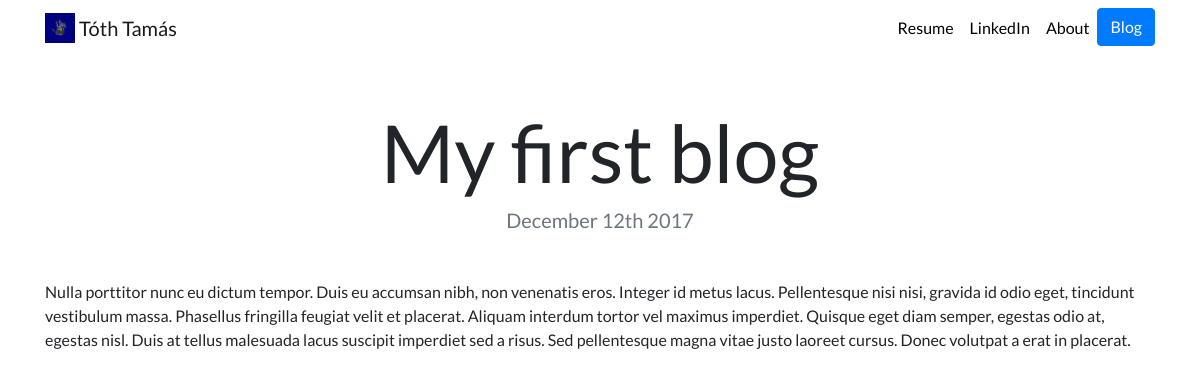
Page /blog/7/ on the committed database.
### blog/models.py (models this page shows, shortened)
class Blog(models.Model):
    title = models.CharField(max_length=200)
    description = models.TextField()
    date = models.DateField()

### blog/views.py (the view)
# urls.py: path('<int:blog_id>/', views.detail, name="detail" ),
def detail(request, blog_id):
    blog = get_object_or_404(Blog, pk=blog_id)
    return render(request, 'blog/detail.html', {'blog':blog})

### blog/templates/blog/detail.html
{% extends "portfolio/base.html" %}
{% load static %}
{% block content %}
<h1 class="text-center mt-5" id="blogdetailtitle">{{ blog.title }}</h1>
<h5 class="text-center text-muted mb-5">{{ blog.date|date:'F jS Y' }}</h5>
{{ blog.description|safe }}
{% endblock %}

### portfolio/static/portfolio/custom.css (style rules this page uses)
body { font-family: 'Lato', sans-serif; }
@media (min-width: 992px) { #blogdetailtitle { font-size: 5rem; } }

### rows in the picture
Blog: title "My first blog", date "December 12th 2017", description "Nulla porttitor nunc eu dictum tempor. Duis eu accumsan nibh, non venenatis eros. Integer id metus lacus. Pellentesque nisi nisi, gravida id odio eget, tincidunt vestibulum massa. Phasellus fringilla feugiat velit et placerat. Aliquam interdum tortor vel maximus imperdiet. Quisque eget diam semper, egestas odio at, egestas nisl. Duis at tellus malesuada lacus suscipit imperdiet sed a risus. Sed pellentesque magna vitae justo laoreet cursus. Donec volutpat a erat in placerat."
